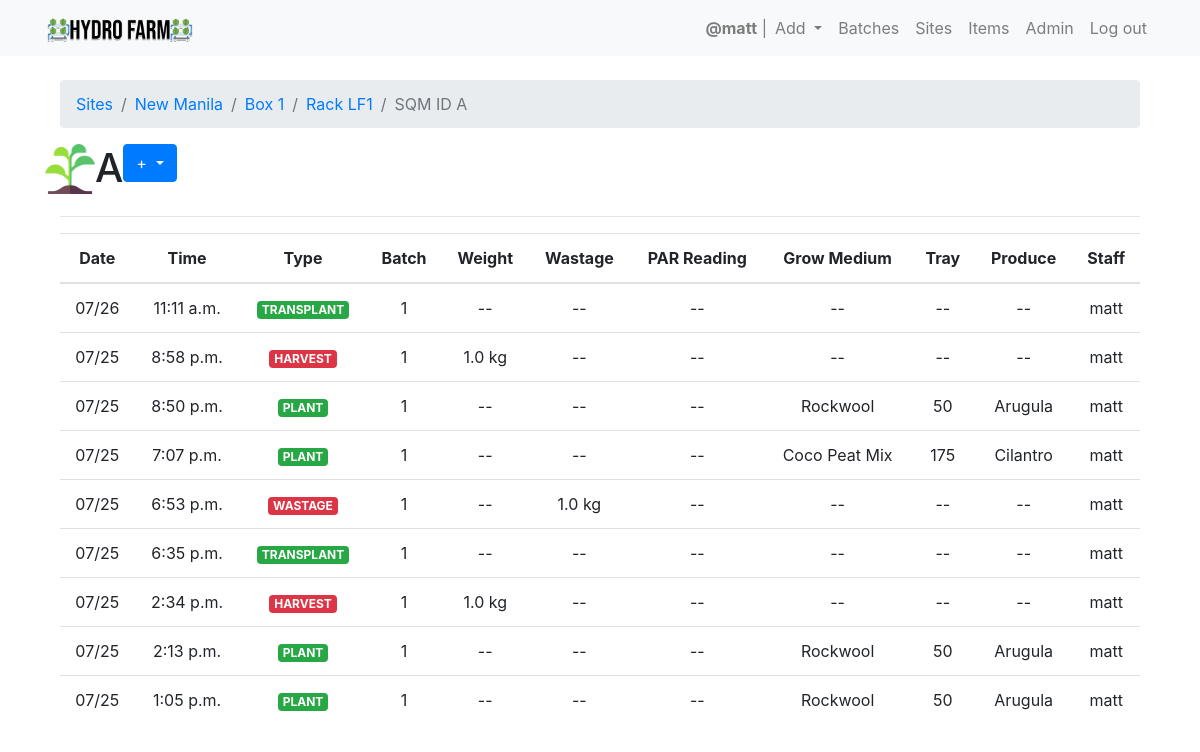
/hydro_data/box/new-manila-1/rack/lf1/sqm_id/lf1-a/ (signed in), run on the app's committed database.
### hydro_data/models.py (models this page shows, shortened)
class Location(models.Model):
    bool_choices = [
        ('0','Occupied'),
        ('1','Open')
    ]
    rack = models.ForeignKey(Rack, on_delete=models.SET_NULL, null=True)
    name = models.CharField(max_length=100)
    slug = models.SlugField(allow_unicode=True,unique=True, editable=False, default='hydro_farm_sqm_id')
    x_cor = models.FloatField(blank=True,null=True)
    y_cor = models.FloatField(blank=True,null=True)
    is_open = models.CharField(
        max_length = 1,
        choices=bool_choices,
        default='1'
    )

class Rack(models.Model):
    box = models.ForeignKey(Box, on_delete=models.SET_NULL, null=True)
    name = models.CharField(max_length=100)
    slug = models.SlugField(allow_unicode=True, editable=False, default='hydro_farm_rack')
    x_cor = models.FloatField(blank=True,null=True)
    y_cor = models.FloatField(blank=True,null=True)

class Box(models.Model):
    site = models.ForeignKey(Site,on_delete=models.SET_NULL, null=True)
    name = models.CharField(max_length=100,unique=True)
    slug = models.SlugField(allow_unicode=True,unique=True, editable=False)
    description = models.TextField(blank=True,default='')
    description_html = models.TextField(editable=False,default='',blank=True)
    class Meta:
        verbose_name = 'box'
        verbose_name_plural = 'boxes'

class Site(models.Model):
    name = models.CharField(max_length=100,unique=True)
    slug = models.SlugField(allow_unicode=True,unique=True, editable=False)
    description = models.TextField(blank=True,default='')
    description_html = models.TextField(editable=False,default='',blank=True)

class TransplantData(models.Model):
    date = models.DateField(default=now,blank=True)
    time = models.TimeField(default=now,blank=True)
    site = models.ForeignKey(Site,on_delete=models.SET_NULL,null=True)
    box = models.ForeignKey(Box,on_delete=models.SET_NULL,null=True)
    rack = models.ForeignKey(Rack,on_delete=models.SET_NULL,null=True)
    square_meter_id = models.ForeignKey(Location,on_delete=models.SET_NULL,null=True)
    seedling_batch_no = models.ForeignKey(Batch,on_delete=models.SET_NULL,null=True)
    staff = models.ForeignKey(User,on_delete=models.SET_NULL,null=True)
    def get_model_type(self):
        return "TRANSPLANT"

class Batch(models.Model):
    date = models.DateField(default=now,blank=True)
    time = models.TimeField(default=now,blank=True)
    num = models.PositiveSmallIntegerField(default=1)

class HarvestData(models.Model):
    date = models.DateField(default=now,blank=True)
    time = models.TimeField(default=now,blank=True)
    site = models.ForeignKey(Site,on_delete=models.SET_NULL,null=True)
    box = models.ForeignKey(Box,on_delete=models.SET_NULL,null=True)
    rack = models.ForeignKey(Rack,on_delete=models.SET_NULL,null=True)
    square_meter_id = models.ForeignKey(Location,on_delete=models.SET_NULL,null=True)
    harvest_weight_kg = models.FloatField(blank=True,null=True)
    seedling_batch_no = models.ForeignKey(Batch,on_delete=models.SET_NULL,null=True)
    no_of_heads = models.PositiveSmallIntegerField(blank=True,null=True)
    staff = models.ForeignKey(User,on_delete=models.SET_NULL,null=True)
    def get_model_type(self):
        return "HARVEST"

class PlantingData(models.Model):
    date = models.DateField(default=now,blank=True)
    time = models.TimeField(default=now,blank=True)
    site = models.ForeignKey(Site,on_delete=models.SET_NULL,null=True)
    box = models.ForeignKey(Box,on_delete=models.SET_NULL,null=True)
    rack = models.ForeignKey(Rack,on_delete=models.SET_NULL,null=True)
    seedling_batch_no = models.ForeignKey(Batch,on_delete=models.SET_NULL,null=True)
    growmedium = models.ForeignKey(GrowMedium,on_delete=models.SET_NULL,null=True)
    tray = models.ForeignKey(Tray,on_delete=models.SET_NULL,null=True)
    produce_type = models.ForeignKey(ProduceType,on_delete=models.SET_NULL,null=True)
    square_meter_id = models.ForeignKey(Location,on_delete=models.SET_NULL,null=True)
    staff = models.ForeignKey(User,on_delete=models.SET_NULL,null=True)
    def get_model_type(self):
        return "PLANT"

class GrowMedium(models.Model):
    name = models.CharField(max_length=100,unique=True)
    slug = models.SlugField(allow_unicode=True,unique=True, editable=False, default='hydro_farm_acid')
    def __str__(self):
        try:
            return self.name
        except:
            return 'Missing Values'

class Tray(models.Model):
    name = models.CharField(max_length=100,unique=True)
    slug = models.SlugField(allow_unicode=True,unique=True, editable=False, default='hydro_farm_acid')
    def __str__(self):
        try:
            return self.name
        except:
            return 'Missing Values'

class ProduceType(models.Model):
    name = models.CharField(max_length=100, unique=True)
    slug = models.SlugField(allow_unicode=True,unique=True, editable=False, default='hydro_farm_produce')
    variety = models.CharField(max_length=100, unique=True, blank=True, null=True)
    seed_brand = models.CharField(max_length=100, unique=True, blank=True, null=True)
    def __str__(self):
        try:
            if self.variety:
                return self.variety + ' ' + self.name
            else:
                return self.name
        except:
            return 'Missing Values'

class WastageData(models.Model):
    date = models.DateField(default=now,blank=True)
    time = models.TimeField(default=now,blank=True)
    site = models.ForeignKey(Site,on_delete=models.SET_NULL,null=True)
    box = models.ForeignKey(Box,on_delete=models.SET_NULL,null=True)
    rack = models.ForeignKey(Rack,on_delete=models.SET_NULL,null=True)
    square_meter_id = models.ForeignKey(Location,on_delete=models.SET_NULL,null=True)
    wastage_kg = models.FloatField(blank=True,null=True)
    wastage_reason = models.CharField(max_length=100)
    seedling_batch_no = models.ForeignKey(Batch,on_delete=models.SET_NULL,null=True)
    staff = models.ForeignKey(User,on_delete=models.SET_NULL,null=True)
    def get_model_type(self):
        return "WASTAGE"

### hydro_data/views.py (the view)
# urls.py: path('box/<boxslug>/rack/<rackslug>/sqm_id/<slug>/', views.LocationDetail.as_view(), name='single_location'),
class LocationDetail(LoginRequiredMixin, DetailView):
    models.Location
    def get_queryset(self):
        return models.Location.objects.filter(rack__slug=self.kwargs['rackslug'],slug=self.kwargs['slug'])
    def get_context_data(self,**kwargs):
        context = super().get_context_data(**kwargs)
        plantdata = models.PlantingData.objects.filter(square_meter_id__id=context['location'].id)
        harvestdata = models.HarvestData.objects.filter(square_meter_id__id=context['location'].id)
        light_readings = models.LightReading.objects.filter(square_meter_id__id=context['location'].id)
        transplantdata = models.TransplantData.objects.filter(square_meter_id__id=context['location'].id)
        seedlingwastage = models.SeedlingWastageData.objects.filter(square_meter_id__id=context['location'].id)
        wastage = models.WastageData.objects.filter(square_meter_id__id=context['location'].id)
        data = list(plantdata) + list(harvestdata) + list(light_readings) + list(transplantdata) + list(seedlingwastage) + list(wastage)
        activities = sorted(data,key = lambda x: (x.date, x.time),reverse=True)
        context['activities'] = activities
        context['page_title'] = f"SQM ID {context['location'].name}"
        return context

### hydro_data/templates/hydro_data/location_detail.html (shortened to what this page needs)
{% extends "hydro_data/hydro_data_base.html" %}
{% load static %}
{% block hd_content %}
  <nav aria-label="breadcrumb">
  <ol class="breadcrumb">
    <li class="breadcrumb-item"><a href="{% url 'hydro_data:site_list' %}">Sites</a></li>
    <li class="breadcrumb-item"><a href="{% url 'hydro_data:box_list' slug=location.rack.box.site.slug %}">{{ location.rack.box.site.name }}</a></li>
  <li class="breadcrumb-item"><a href="{% url 'hydro_data:rack_tank_per_box' slug=location.rack.box.slug %}">Box {{ location.rack.box.name }}</a></li>
  <li class="breadcrumb-item"><a href="{% url 'hydro_data:loc_per_rack' boxslug=location.rack.box.slug rackslug=location.rack.slug %}">Rack {{ location.rack.name }}</a></li>
  <li class="breadcrumb-item active" aria-current="page">SQM ID {{ location.name }}</li>
  </ol>
  </nav>
  <div class="row">
    {% if location.is_open == '1' %}
      <img src="{% static 'images/noplant.png' %}" alt="location" width='50' height='50'>
    {% else %}
      <img src="{% static 'images/plant.png' %}" alt="location" width='50' height='50'>
    {% endif %}
    <h1>{{ location.name }}</h1>
    {% if user.is_authenticated %}
    <div class="float-right">
      <div class="dropdown">
        <button class="btn btn-primary dropdown-toggle" type="button" id="dropdownMenuButton" data-toggle="dropdown" aria-haspopup="true" aria-expanded="false">
          +
        </button>
          {% if user.is_superuser %}
      </div>
    </div>
      {% endif %}
    {% endif %}
  </div>
  <hr>
  <div class="table-responsive">
    <table class='table table-hover text-center' id='location-activity-log'>
      <thead>
        <th class='align-middle'>Date</th>
        <th class='align-middle'>Time</th>
        <th class='align-middle'>Type</th>
        <th class='align-middle'>Batch</th>
        <th class='align-middle'>Weight</th>
        <th class='align-middle'>Wastage</th>
        <th class='align-middle'>PAR Reading</th>
        <th class='align-middle'>Grow Medium</th>
        <th class='align-middle'>Tray</th>
        <th class='align-middle'>Produce</th>
        <th class='align-middle'>Staff</th>
      </thead>
      {% for activity in activities %}
        <tr>
          <td class='align-middle'>{{ activity.date|date:"m/d" }}</td>
          <td class='align-middle'>{{ activity.time }}</td>
          <td class='align-middle'>
            {% if activity.get_model_type == 'HARVEST' %}
            <a href="{% url 'hydro_data:single_harvestdata' boxslug=activity.rack.box.slug rackslug=activity.rack.slug slug=activity.square_meter_id.slug pk=activity.pk %}">
              <span class='badge badge-danger'>{{ activity.get_model_type }}</span>
            </a>
            {% elif activity.get_model_type == 'PLANT' %}
            <a href="{% url 'hydro_data:single_plantingdata' boxslug=activity.rack.box.slug rackslug=activity.rack.slug slug=activity.square_meter_id.slug pk=activity.pk %}">
              <span class='badge badge-success'>{{ activity.get_model_type }}</span>
            </a>
            {% elif activity.get_model_type == 'TRANSPLANT' %}
            <a href="{% url 'hydro_data:single_transplantdata' boxslug=activity.rack.box.slug rackslug=activity.rack.slug slug=activity.square_meter_id.slug pk=activity.pk %}">
              <span class='badge badge-success'>{{ activity.get_model_type }}</span>
            </a>
            {% elif activity.get_model_type == 'SEEDLING WASTAGE' %}
            <a href="{% url 'hydro_data:single_seedlingwastagedata' boxslug=activity.rack.box.slug rackslug=activity.rack.slug slug=activity.square_meter_id.slug pk=activity.pk %}">
              <span class='badge badge-danger'>{{ activity.get_model_type }}</span>
            </a>
            {% elif activity.get_model_type == 'WASTAGE' %}
            <a href="{% url 'hydro_data:single_wastagedata' boxslug=activity.rack.box.slug rackslug=activity.rack.slug slug=activity.square_meter_id.slug pk=activity.pk %}">
              <span class='badge badge-danger'>{{ activity.get_model_type }}</span>
            </a>
            {% else %}
            <a href="{% url 'hydro_data:single_lightreading' boxslug=activity.rack.box.slug rackslug=activity.rack.slug slug=activity.square_meter_id.slug pk=activity.pk %}">
              <span class='badge badge-warning'>{{ activity.get_model_type }}</span>
            </a>
            {% endif %}
          </td>
          <td class='align-middle'>
            {% if activity.seedling_batch_no %}
            {{ activity.seedling_batch_no.num }}
            {% else %}
            --
            {% endif %}
          </td>
          <td class='align-middle'>
            {% if activity.harvest_weight_kg %}
            {{ activity.harvest_weight_kg }} kg
            {% else %}
            --
            {% endif %}
          </td>
          <td class='align-middle'>
            {% if activity.wastage_kg %}
            {{ activity.wastage_kg }} kg
            {% else %}
            --
            {% endif %}
          </td>
          <td class='align-middle'>
            {% if activity.par_reading %}
            {{ activity.par_reading }}
            {% else %}
            --
            {% endif %}
          </td>
          <td class='align-middle'>
            {% if activity.growmedium %}
            {{ activity.growmedium }}
            {% else %}
            --
            {% endif %}
          </td>
          <td class='align-middle'>
            {% if activity.tray %}
            {{ activity.tray }}
            {% else %}
            --
            {% endif %}
          </td>
          <td class='align-middle'>
            {% if activity.produce_type %}
            {{ activity.produce_type }}
            {% else %}
            --
            {% endif %}
          </td>
          <td class='align-middle'>{{ activity.staff }}</td>
        </tr>
      {% endfor %}
    </table>
  </div>
{% endblock %}

### templates/base.html (shortened to what this page needs)
<!DOCTYPE html>
{% load static %}
<html>
  <head>
    <link rel="stylesheet" href="{% static '/hydro_data/css/master.css' %}">
    <link rel="stylesheet" href="https://cdnjs.cloudflare.com/ajax/libs/twitter-bootstrap/4.1.3/css/bootstrap.css">
    <link rel="stylesheet" href="https://cdn.datatables.net/1.10.21/css/dataTables.bootstrap4.min.css">
    <link rel="stylesheet" href="https://stackpath.bootstrapcdn.com/bootstrap/4.1.3/css/bootstrap.min.css"
>
    <link href="https://maxcdn.bootstrapcdn.com/font-awesome/4.7.0/css/font-awesome.min.css" rel="stylesheet">
  </head>
  <body>
    <nav class="navbar navbar-expand-lg navbar-light bg-light" role="navigation" id="navbar">
      <div class="container">
        <div class="navbar-nav align-items-center">
          <a class="navbar-brand mynav" href="{% url 'home' %}"><img src="{% static "images/logo.png" %}" alt="Hydro Farm" class="img-rounded center-block" width='150'></a>
        </div>
        <div class="collapse navbar-collapse" id="navbarNav">
          <div class="navbar-nav ml-auto">
            {% if user.is_authenticated %}
            <span class="navbar-text">
              <strong>@{{ request.user }}</strong> |
            </span>
            <li class="nav-item dropdown">
              <a class="nav-link dropdown-toggle" href="#" id="navbarDropdownMenuLink" role="button" data-toggle="dropdown" aria-haspopup="true" aria-expanded="false">
                Add
              </a>
            </li>
              <a class="nav-item nav-link" href="{% url 'hydro_data:batches' %}" class="btn btn-simple">Batches</a>
              <a class="nav-item nav-link" href="{% url 'hydro_data:site_list' %}" class="btn btn-simple">Sites</a>
              {% if user.is_superuser %}
              <a class="nav-item nav-link" href="{% url 'hydro_data:items' %}" class="btn btn-simple">Items</a>
              <a class="nav-item nav-link" href="{% url 'admin:index' %}" class="btn btn-simple">Admin</a>
              {% endif %}
              <a class="nav-item nav-link" href="{% url 'logout' %}" class="btn btn-simple">Log out</a>
            {% else %}
              <a class="nav-item nav-link" href="{% url 'login' %}" class="btn btn-simple">Log in</a>
              <a class="nav-item nav-link" href="{% url 'signup' %}" class="btn btn-simple">Sign up</a>
            {% endif %}
          </div>
        </div>
      </div>
    </nav>
    <div class="container mt-4">
      {% block content %}
      {% endblock %}
    </div>
  </body>
</html>

### static/hydro_data/css/master.css (style rules this page uses)
body { padding-bottom: 120px; }

### data on the page
Location: rack.box.site.name "New Manila", rack.box.name "1", rack.name "LF1", name "A"
TransplantData: date "07/26", time "11:11 a.m.", get_model_type "TRANSPLANT", seedling_batch_no.num "1", staff "matt"
HarvestData: date "07/25", time "8:58 p.m.", get_model_type "HARVEST", seedling_batch_no.num "1", harvest_weight_kg "1.0", staff "matt"
PlantingData: date "07/25", time "8:50 p.m.", get_model_type "PLANT", seedling_batch_no.num "1", growmedium "Rockwool", tray "50", produce_type "Arugula", staff "matt"
PlantingData: date "07/25", time "7:07 p.m.", get_model_type "PLANT", seedling_batch_no.num "1", growmedium "Coco Peat Mix", tray "175", produce_type "Cilantro", staff "matt"
WastageData: date "07/25", time "6:53 p.m.", get_model_type "WASTAGE", seedling_batch_no.num "1", wastage_kg "1.0", staff "matt"
TransplantData: date "07/25", time "6:35 p.m.", get_model_type "TRANSPLANT", seedling_batch_no.num "1", staff "matt"
HarvestData: date "07/25", time "2:34 p.m.", get_model_type "HARVEST", seedling_batch_no.num "1", harvest_weight_kg "1.0", staff "matt"
PlantingData: date "07/25", time "2:13 p.m.", get_model_type "PLANT", seedling_batch_no.num "1", growmedium "Rockwool", tray "50", produce_type "Arugula", staff "matt"
PlantingData: date "07/25", time "1:05 p.m.", get_model_type "PLANT", seedling_batch_no.num "1", growmedium "Rockwool", tray "50", produce_type "Arugula", staff "matt"

### other printed values
{{ request.user }} "matt"
